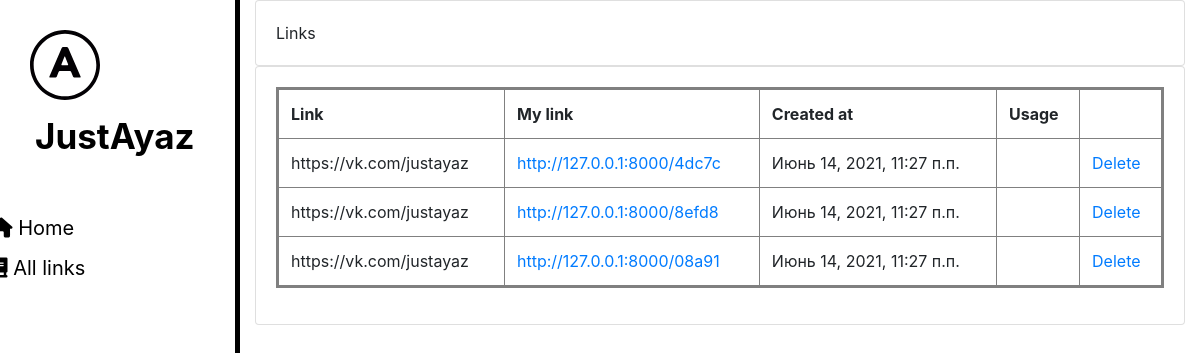
Before: /all/ with the older database file.
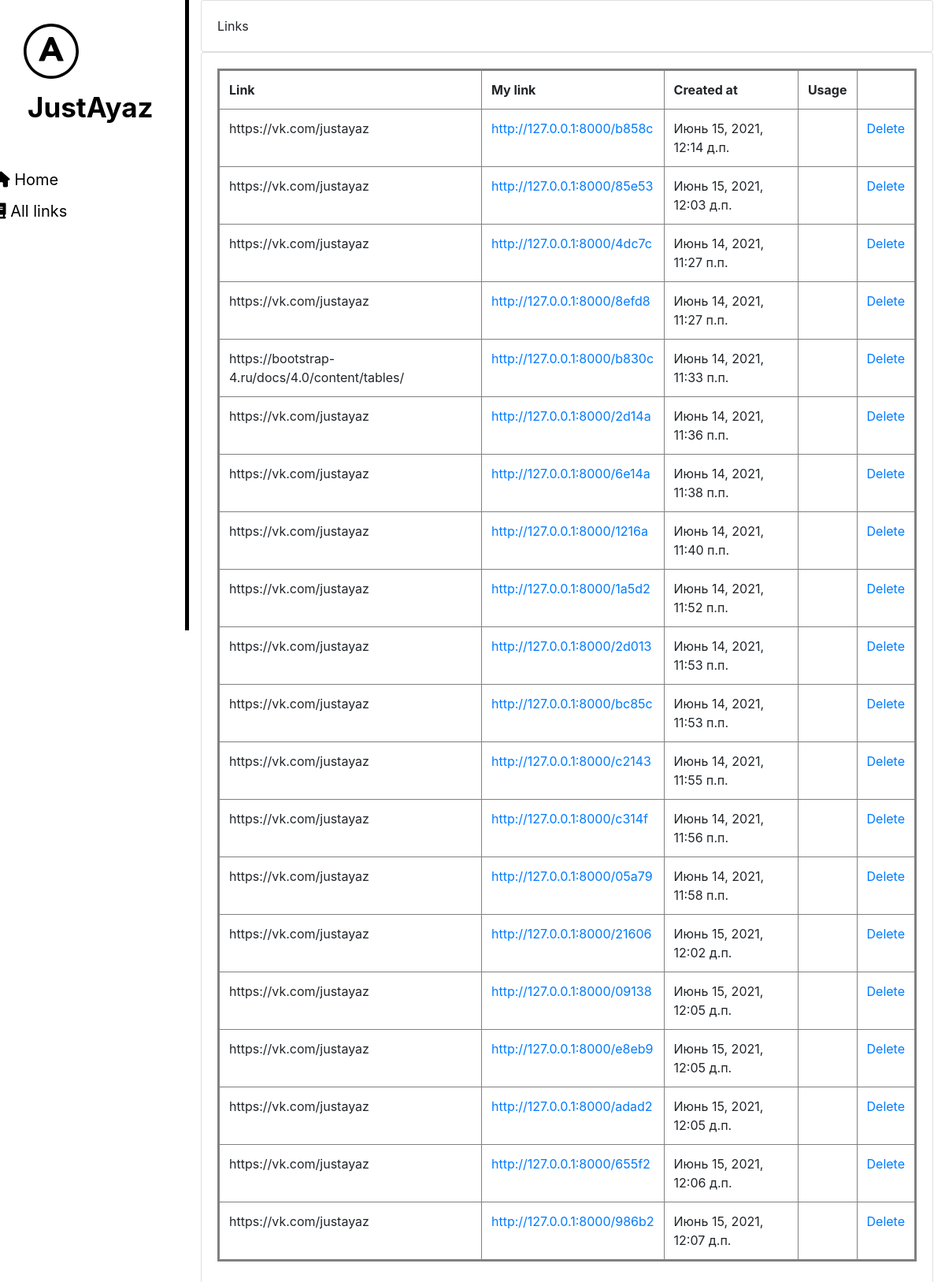
After: the same page with the newer database file.
### news/models.py (models this page shows, shortened)
class Links(models.Model):
    link = models.CharField(max_length=100, blank=True)
    my_link = models.CharField(max_length=100, blank=True)
    created_at = models.DateTimeField(auto_now_add=True)
    count = models.IntegerField(default=0)

### news/views.py (the view)
# urls.py: path('all/', lib),
def lib(request):
    links = Links.objects.order_by('-count')
    return render(request, 'news/lib2.html', context={'links': links})

### templates/news/lib2.html (shortened to what this page needs)
{% load static %}
<!DOCTYPE html>
<html lang="en">
<head>
    <link rel="stylesheet" href="https://maxcdn.bootstrapcdn.com/bootstrap/4.0.0/css/bootstrap.min.css">
    <link rel="stylesheet" href="{% static 'news/css/news.css' %}">
</head>
<body>
    <aside>
        <img src="{% static 'news/img/logo.svg' %}" alt="Logo">
        <span class = "logo">JustAyaz</span>
        <ul>
            <a href="/"><li><i class="fas fa-home"></i> Home</li></a>
            <a href="/all"><li><i class="fas fa-book"></i> All links</li></a>
        </ul>
    </aside>
    <main>
        <div class="row">
            <div class="col-md">
                <div class="card card-body">
                    Links
                </div>
                <div class="card card-body">
                    <table class="table">
                        <tr>
                            <th>Link</th>
                            <th>My link</th>
                            <th>Created at</th>
                            <th>Usage</th>
                            <th></th>
                        </tr>
                        {% for link in links %}
                            <tr>
                                <td>{{ link.link }}</td>
                                <td><a href="{% url 'open_link' link.my_link %}">http://127.0.0.1:8000/{{ link.my_link }}</a></td>
                                <td>{{ link.created_at }}</td>
                                <td></td>
                                <td><a href="{% url 'delete_link' link.id %}">Delete</a></td>
                            </tr>
                        {% endfor %}
                    </table>
                </div>
            </div>
        </div>
    </main>
</body>
</html>

Changed rows visible on the page:
removed Links: link "https://vk.com/justayaz", my_link "08a91", created_at "Июнь 14, 2021, 11:27 п.п."
added Links: link "https://vk.com/justayaz", my_link "b858c", created_at "Июнь 15, 2021, 12:14 д.п."
added Links: link "https://vk.com/justayaz", my_link "85e53", created_at "Июнь 15, 2021, 12:03 д.п."
added Links: link "https://bootstrap-4.ru/docs/4.0/content/tables/", my_link "b830c", created_at "Июнь 14, 2021, 11:33 п.п."
added Links: link "https://vk.com/justayaz", my_link "2d14a", created_at "Июнь 14, 2021, 11:36 п.п."
added Links: link "https://vk.com/justayaz", my_link "6e14a", created_at "Июнь 14, 2021, 11:38 п.п."
added Links: link "https://vk.com/justayaz", my_link "1216a", created_at "Июнь 14, 2021, 11:40 п.п."
added Links: link "https://vk.com/justayaz", my_link "1a5d2", created_at "Июнь 14, 2021, 11:52 п.п."
added Links: link "https://vk.com/justayaz", my_link "2d013", created_at "Июнь 14, 2021, 11:53 п.п."
added Links: link "https://vk.com/justayaz", my_link "bc85c", created_at "Июнь 14, 2021, 11:53 п.п."
added Links: link "https://vk.com/justayaz", my_link "c2143", created_at "Июнь 14, 2021, 11:55 п.п."
added Links: link "https://vk.com/justayaz", my_link "c314f", created_at "Июнь 14, 2021, 11:56 п.п."
added Links: link "https://vk.com/justayaz", my_link "05a79", created_at "Июнь 14, 2021, 11:58 п.п."
added Links: link "https://vk.com/justayaz", my_link "21606", created_at "Июнь 15, 2021, 12:02 д.п."
added Links: link "https://vk.com/justayaz", my_link "09138", created_at "Июнь 15, 2021, 12:05 д.п."
added Links: link "https://vk.com/justayaz", my_link "e8eb9", created_at "Июнь 15, 2021, 12:05 д.п."
added Links: link "https://vk.com/justayaz", my_link "adad2", created_at "Июнь 15, 2021, 12:05 д.п."
added Links: link "https://vk.com/justayaz", my_link "655f2", created_at "Июнь 15, 2021, 12:06 д.п."
added Links: link "https://vk.com/justayaz", my_link "986b2", created_at "Июнь 15, 2021, 12:07 д.п."
